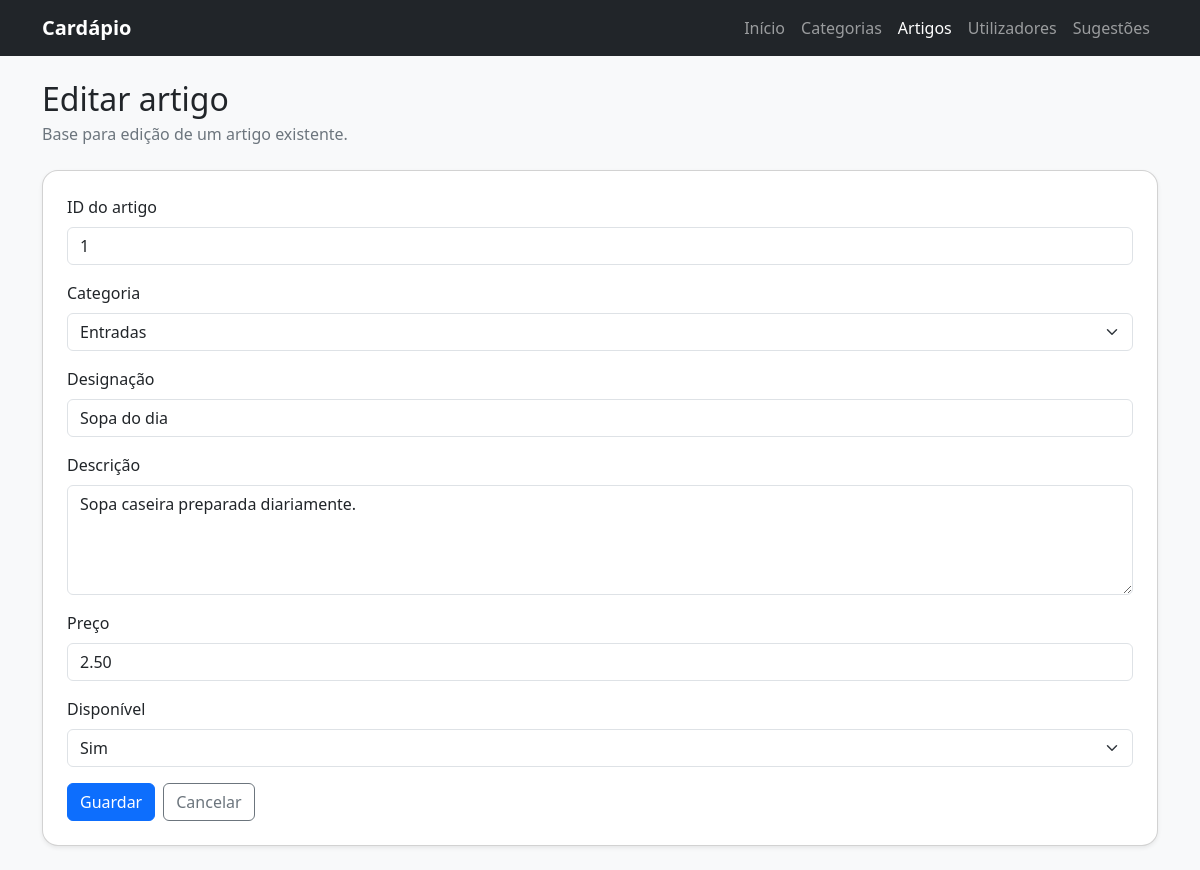
The page /artigosEditar.php?id=1 on the database its author committed.
### tables this page shows
CREATE TABLE tb_artigo (
    idArtigo INT NOT NULL AUTO_INCREMENT,
    idCategoria INT NOT NULL,
    designacaoArtigo VARCHAR(120) NOT NULL,
    descricaoArtigo VARCHAR(255) DEFAULT NULL,
    precoArtigo DECIMAL(10,2) NOT NULL DEFAULT 0.00,
    disponivelArtigo TINYINT(1) NOT NULL DEFAULT 1,
    PRIMARY KEY (idArtigo),
    KEY fk_tb_artigo_tb_categoria_idx (idCategoria),
    CONSTRAINT fk_tb_artigo_tb_categoria
        FOREIGN KEY (idCategoria) REFERENCES tb_categoria(idCategoria)
        ON UPDATE CASCADE
        ON DELETE RESTRICT
);

CREATE TABLE tb_categoria (
    idCategoria INT NOT NULL AUTO_INCREMENT,
    nomeCategoria VARCHAR(100) NOT NULL,
    descricaoCategoria VARCHAR(255) DEFAULT NULL,
    estadoCategoria ENUM('Ativa','Inativa') NOT NULL DEFAULT 'Ativa',
    PRIMARY KEY (idCategoria),
    UNIQUE KEY uk_nomeCategoria (nomeCategoria)
);

### artigosEditar.php (the view, shortened to what this page needs)
<?php
require_once("connectionBD.php");
$id = $_GET['id'];
$sql = "SELECT * FROM tb_artigo WHERE idArtigo = $id";
$result = $ligacao->query($sql);
$artigo = $result->fetch_assoc();
$sqlCat = "SELECT * FROM tb_categoria";
$resultCat = $ligacao->query($sqlCat);
?>
<!DOCTYPE html>
<html lang="pt-PT">
<head>
  <link href="https://cdn.jsdelivr.net/npm/bootstrap@5.3.3/dist/css/bootstrap.min.css" rel="stylesheet">
</head>
<body class="bg-light">
  <nav class="navbar navbar-expand-lg navbar-dark bg-dark">
    <div class="container">
      <a class="navbar-brand fw-bold" href="index.php">Cardápio</a>
      <div class="collapse navbar-collapse show">
        <ul class="navbar-nav ms-auto">
          <li class="nav-item"><a class="nav-link" href="index.php">Início</a></li>
          <li class="nav-item"><a class="nav-link" href="categoriasListar.php">Categorias</a></li>
          <li class="nav-item"><a class="nav-link active" href="artigosListar.php">Artigos</a></li>
          <li class="nav-item"><a class="nav-link" href="utilizadoresListar.php">Utilizadores</a></li>
          <li class="nav-item"><a class="nav-link" href="sugestoesListar.php">Sugestões</a></li>
        </ul>
      </div>
    </div>
  </nav>
  <main class="container py-4">
<section class="mb-4">
  <h1 class="h2 mb-1">Editar artigo</h1>
  <p class="text-secondary mb-0">Base para edição de um artigo existente.</p>
</section>
<section class="card shadow-sm rounded-4">
  <div class="card-body p-4">
    <form action="artigosAtualizar.php" method="post">
      <div class="mb-3">
        <label class="form-label">ID do artigo</label>
        <input type="number" name="idArtigo" class="form-control" value="<?= $artigo['idArtigo'] ?>" readonly>
      </div>
      <div class="mb-3">
        <label class="form-label">Categoria</label>
        <select name="idCategoria" class="form-select">
          <?php while($cat = $resultCat->fetch_assoc()): ?>
            <option value="<?= $cat['idCategoria'] ?>"
              <?= $cat['idCategoria'] == $artigo['idCategoria'] ? 'selected' : '' ?>>
              <?= $cat['nomeCategoria'] ?>
            </option>
          <?php endwhile; ?>
        </select>
      </div>
      <div class="mb-3">
        <label class="form-label">Designação</label>
        <input type="text" name="designacaoArtigo" class="form-control" value="<?= $artigo['designacaoArtigo'] ?>">
      </div>
      <div class="mb-3">
        <label class="form-label">Descrição</label>
        <textarea name="descricaoArtigo" class="form-control" rows="4"><?= $artigo['descricaoArtigo'] ?></textarea>
      </div>
      <div class="mb-3">
        <label class="form-label">Preço</label>
        <input type="number" step="0.01" min="0" name="precoArtigo" class="form-control" value="<?= $artigo['precoArtigo'] ?>">
      </div>
      <div class="mb-3">
        <label class="form-label">Disponível</label>
        <select name="disponivelArtigo" class="form-select">
          <option value="1" <?= $artigo['disponivelArtigo'] == 1 ? 'selected' : '' ?>>Sim</option>
        </select>
      </div>
      <div class="d-flex gap-2">
        <button type="submit" class="btn btn-primary">Guardar</button>
        <a href="artigosListar.php" class="btn btn-outline-secondary">Cancelar</a>
      </div>
    </form>
  </div>
</section>
  </main>
</body>
</html>

### rows shown on the page
tb_artigo: idArtigo "1", idCategoria "Entradas", designacaoArtigo "Sopa do dia", descricaoArtigo "Sopa caseira preparada diariamente.", precoArtigo "2.50", disponivelArtigo "Sim"
